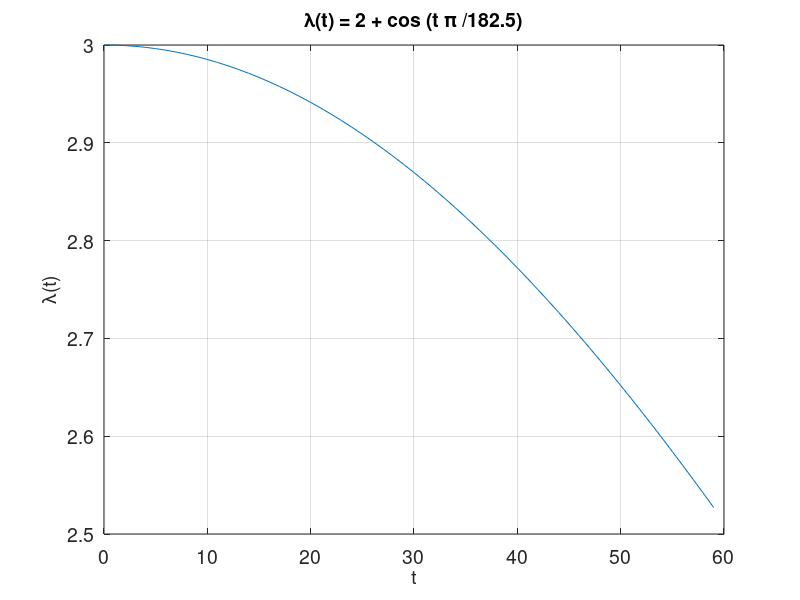
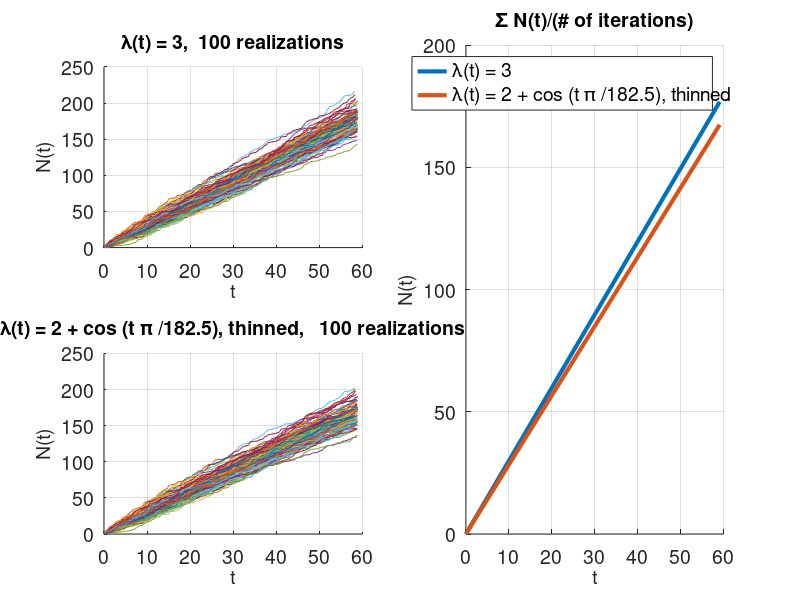

The MATLAB source for these figures, in order:
function problem1b
close all;
maxDays = 59;
bMax = 100;
n = 175;
P = 0;

lambdaInhom = 2 + cos(pi/182.5*[0:1:maxDays]);
lambdaMax = max(lambdaInhom);

P = 1-poisscdf(n,lambdaInhom(end)*maxDays)

%plot the inhomogenous intensity
figure(1);
plot([0:1:maxDays], lambdaInhom);
grid on;
title('\lambda(t) = 2 + cos (t \pi /182.5)');
xlabel('t');ylabel('\lambda(t)');
set(findall(gcf,'-property','FontSize'),'FontSize',14);

%initialize variables for plotting means
NtHom = zeros(1,bMax);
NtInhom = zeros(1,bMax);
tHomEnd = zeros(1,bMax);
tInhomEnd = zeros(1,bMax);

figure(2);
for b = 1:bMax
    
    %simulate arrival times
    NtHom(b) = poissrnd(lambdaMax*maxDays);
    tHom = sort(maxDays*rand(1,NtHom(b)));
    
    
    %plot N(t) for homogenous intensity
    subplot(2,2,1);
    hold on;
    grid on;
    plot(tHom,[1:NtHom(b)]);

    %thinning
    count = 0;
    tInhom = [];
    for i = 1:NtHom(b)
        accRate = (2+cos(pi/182.5*tHom(i)))/lambdaMax;
        if accRate > rand
            count = count + 1;
            tInhom = [tInhom tHom(i)];
        end
    end
    tInhomEnd(b) = tInhom(end);
    NtInhom(b) = count;
    
    %plot N(t) for inhomogenous (thinned)
    subplot(2,2,3);
    hold on;
    grid on;
    plot(tInhom,[1:NtInhom(b)]);
    
end
    %find percentage of realizations giving N(59)>175
   moreThan175Claims = 0;
   for i = 1:length(NtInhom)
       if (NtInhom(i)>175) && (tInhomEnd(i) > maxDays-0.01)
        moreThan175Claims = moreThan175Claims + 1;
       end
   end
   moreThan175Claims = moreThan175Claims/bMax;
    
    %set plot labels
    subplot(2,2,1);
    title( ['\lambda(t) = 3,  ' num2str(bMax) ' realizations']);
    xlabel('t');ylabel('N(t)');
    
    %set plot labels
    subplot(2,2,3);
    title(['\lambda(t) = 2 + cos (t \pi /182.5), thinned,   ' num2str(bMax) ' realizations']);
    xlabel('t');ylabel('N(t)');
    
    %plot means and set labels
    meanHom = sum(NtHom)/b;
    meanInhom = sum(NtInhom)/b;
    subplot(2,2,[2 4]);
    hold on;
    grid on;
    title('\Sigma N(t)/(# of iterations)');
    plot([0 maxDays],[0 meanHom],'LineWidth',3,'DisplayName','\lambda(t) = 3');
    plot([0 maxDays],[0 meanInhom],'LineWidth',3,'DisplayName','\lambda(t) = 2 + cos (t \pi /182.5), thinned');
    xlabel('t');ylabel('N(t)');
    legend('show');
    
    %adjust FontSize
    set(findall(gcf,'-property','FontSize'),'FontSize',14);
   
    fprintf('Out of %d realizations,\n',bMax);
    fprintf('N(t=59)>175 was achieved for \n %.1f%% of realizations. For comparison, \nP([N(59)>175]) = \n %.1f%%\n',moreThan175Claims*100,P*100);

end